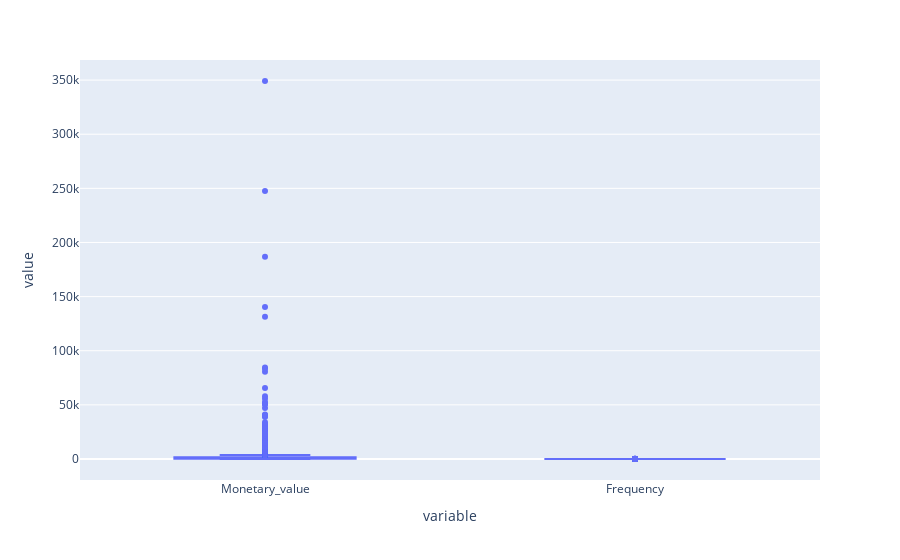

The notebook cell this image was saved under:
### Code cell
px.box(aggregated_df)

### Figure 1 — Plotly figure (JSON) as saved in the notebook; plotly's stock layout.template omitted (floating-point values rounded to 4 significant figures; data arrays with more than 128 entries replaced by an {"elided": "..."} marker saying what was removed)
{"data": [{"alignmentgroup": "True", "hovertemplate": "variable=%{x}<br>value=%{y}<extra></extra>", "legendgroup": "", "marker": {"color": "#636efa"}, "name": "", "notched": false, "offsetgroup": "", "orientation": "v", "showlegend": false, "type": "box", "x": {"elided": "8570 str values"}, "x0": " ", "xaxis": "x", "y": {"elided": "8570 float values"}, "y0": " ", "yaxis": "y"}], "layout": {"autosize": true, "boxmode": "group", "legend": {"tracegroupgap": 0}, "margin": {"t": 60}, "xaxis": {"anchor": "y", "autorange": true, "domain": [0, 1], "range": [-0.5, 1.5], "title": {"text": "variable"}, "type": "category"}, "yaxis": {"anchor": "x", "autorange": true, "domain": [0, 1], "range": [-19400.0, 368600.0], "title": {"text": "value"}, "type": "linear"}}}
